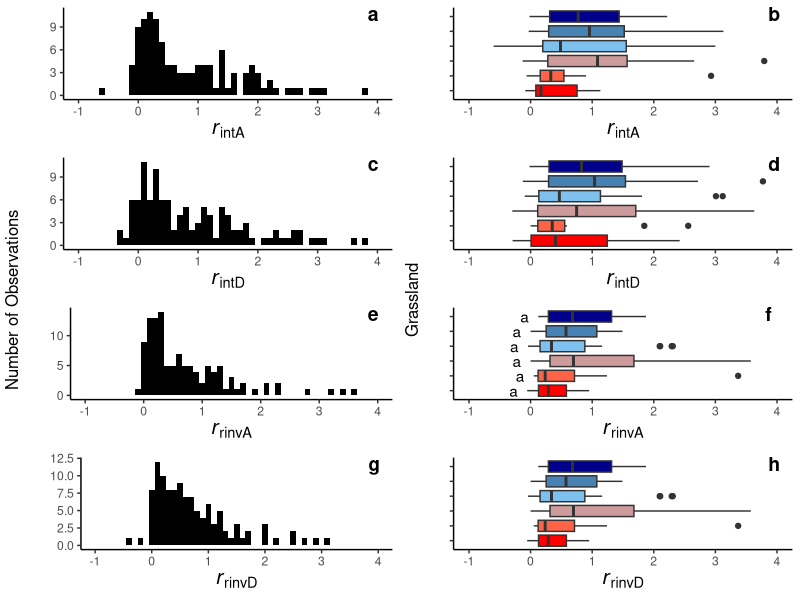

Source code (R): (Note: this script raises an error after producing the figure.)
#### Summary stats ####
# examine growth rates across conditions and understand how cover may effect 
# pop. responses to neighbors. 

# last edited 10/8/22 by Hailey Mount
# edited to be more concise and now including both Sevietta sites


#### load in data and packages ####
library(tidyverse)
library(ggpubr)
NEWallsite <- read.csv("data/allsite_new.csv")
#ensure this data is releveled with grassland_type facets along precipitation gradient 
NEWallsite <- NEWallsite %>%
  mutate(grassland_type = fct_relevel(grassland_type,
                                      "Desert", "Southern Shortgrass", "Northern Shortgrass", 
                                      "Northern Mixed", "Southern Mixed", "Tallgrass"))
all <- read.csv("data/allraw.csv")
all <- all %>% mutate(grassland_type = ifelse(site %in% "CHY","Northern Mixed",
                                              ifelse(site %in% "HYS","Southern Mixed",
                                                     ifelse(site %in% "KNZ","Tallgrass",
                                                            ifelse(site %in% "SGS","Northern Shortgrass",
                                                                   ifelse(site %in% "sev.blue","Southern Shortgrass","Desert")))))) 
all <- all %>%
  mutate(grassland_type = fct_relevel(grassland_type, 
                                      "Desert", "Southern Shortgrass", "Northern Shortgrass", 
                                      "Northern Mixed", "Southern Mixed", "Tallgrass"))

#### how do growth rates vary by condition (histograms) and across grasslands? (boxplots) ####
# histograms of all calculated growth rate measures: All are non-normal and have a right/positive 
# skew. Most species maintaining and some doing well is consistent with expectations. 

#intrinsic growth rate ambient (rintA)
rinta_hist <- ggplot(NEWallsite, aes(x=intrinsicLDGRcon))+
  geom_histogram(binwidth = .1, fill="black")+
  theme_classic()+
  labs(x=expression(italic(r)[intA]), y = " ")+
  xlim(-1,4)+
  theme(legend.position = "right", axis.title.x = element_text(size=15))

#intrinsic growth rate drought (rintD)
rintd_hist <- ggplot(NEWallsite, aes(x=intrinsicLDGRchr))+
  geom_histogram(binwidth = .1, fill="black")+
  theme_classic()+
  labs(x=expression(italic(r)[intD]), y = " ")+
  xlim(-1,4)+
  theme(legend.position = "right", axis.title.x = element_text(size=15))

#realized invasion ambient (rrinvA)
rrinva_hist <- ggplot(NEWallsite, aes(x=invasionLDGRcon))+
  geom_histogram(binwidth = .1, fill="black")+
  theme_classic()+
  labs(x=expression(italic(r)[rinvA]), y = " ")+
  xlim(-1,4)+
  theme(legend.position = "right", axis.title.x = element_text(size=15))

#realized invasion drought (rrinvD)
rrinvd_hist <- ggplot(NEWallsite, aes(x=invasionLDGRchr))+
  geom_histogram(binwidth = .1, fill="black")+
  theme_classic()+
  labs(x=expression(italic(r)[rinvD]), y = " ")+
  xlim(-1,4)+
  theme(legend.position = "right", axis.title.x = element_text(size=15))

#combined histogram figure for larger combo figure 
histcombo <- ggarrange(rinta_hist, rintd_hist, rrinva_hist, rrinvd_hist, nrow=4, ncol=1, 
                       common.legend = F, labels = c("a","c","e","g"), label.x = .9)
histcombo <- annotate_figure(histcombo,left = "Number of Observations") #add axis label


#ANOVA and boxplots of calculated growth rate measures: no differences in growth rates by
# grassland type.

#ANOVA for differences in growth rates between grasslands
summary(aov(intrinsicLDGRcon ~ grassland_type, data = NEWallsite)) #no difference (but close)
summary(aov(intrinsicLDGRchr ~ grassland_type, data = NEWallsite)) #no difference
summary(aov(invasionLDGRchr ~ grassland_type, data = NEWallsite)) #no difference (but close)
summary(siganova <- aov(invasionLDGRcon ~ grassland_type, data = NEWallsite)) # sig. diff
  tuk.siganova <- TukeyHSD(siganova) #NS differs from D and SS
  multcompView::multcompLetters4(siganova, tuk.siganova) #letters for each site
  
#code to make function that extracts and plots tukey results 
generate_label_df <- function(TUKEY, variable){
  
  # Extract labels and factor levels from Tukey post-hoc 
  Tukey.levels <- TUKEY[[variable]][,4]
  Tukey.labels <- data.frame(multcompView::multcompLetters(Tukey.levels)['Letters'])
  
  #I need to put the labels in the same order as in the boxplot :
  Tukey.labels$treatment=rownames(Tukey.labels)
  Tukey.labels=Tukey.labels[order(Tukey.labels$treatment) , ]
  return(Tukey.labels)
}
sum_labels <- generate_label_df(TUKEY=tuk.siganova , variable = "grassland_type")#generate labels using function
names(sum_labels)<-c('Letters','grassland_type')#rename columns for merging
yvalue<-aggregate(invasionLDGRcon~grassland_type, data=NEWallsite, min)# obtain letter position for y axis using means
tukeylabel<-merge(sum_labels,yvalue) #merge dataframes

#boxplots
rinta_box <- ggplot(NEWallsite, aes(x=intrinsicLDGRcon, y=grassland_type, fill=grassland_type))+
  geom_boxplot()+
  scale_fill_manual(values=c("red", "tomato", "rosybrown3", "skyblue2", "steelblue", "dark blue"))+
  theme_classic()+
  labs(x=expression(italic(r)[intA]), y = " ")+
  xlim(-1,4)+
  theme(legend.position="none",
        axis.text.y.left = element_blank(), axis.title.x = element_text(size=15))

rintd_box <- ggplot(NEWallsite, aes(x=intrinsicLDGRchr, y=grassland_type, fill=grassland_type))+
  geom_boxplot()+
  scale_fill_manual(values=c("red", "tomato", "rosybrown3", "skyblue2", "steelblue", "dark blue"))+
  theme_classic()+
  labs(x=expression(italic(r)[intD]), y = " ")+
  xlim(-1,4)+
  theme(legend.position="none",
        axis.text.y.left = element_blank(), axis.title.x = element_text(size=15))

rrinva_box<- ggplot(NEWallsite, aes(x=invasionLDGRcon, y=grassland_type, fill=grassland_type))+
  geom_boxplot()+
  geom_text(data = tukeylabel, aes(x=invasionLDGRcon, y=grassland_type, label = Letters),
            hjust=2, vjust=.5 )+
  scale_fill_manual(values=c("red", "tomato", "rosybrown3", "skyblue2", "steelblue", "dark blue"))+
  theme_classic()+
  labs(x=expression(italic(r)[rinvA]), y = " ")+
  xlim(-1,4)+
  theme(legend.position="none",
        axis.text.y.left = element_blank(), axis.title.x = element_text(size=15))

rrinvd_box<- ggplot(NEWallsite, aes(x=invasionLDGRcon, y=grassland_type, fill=grassland_type))+
  geom_boxplot()+
  scale_fill_manual(values=c("red", "tomato", "rosybrown3", "skyblue2", "steelblue", "dark blue"))+
  theme_classic()+
  labs(x=expression(italic(r)[rinvD]), y = " ")+
  xlim(-1,4)+
  theme(legend.position="none",
        axis.text.y.left = element_blank(), axis.title.x = element_text(size=15))

#boxplot figure combined
boxcombo <- ggarrange(rinta_box, rintd_box, rrinva_box, rrinvd_box, nrow=4, ncol=1, 
                      common.legend = F, labels = c("b","d","f","h"), label.x = .9)
boxcombo <- annotate_figure(boxcombo,left = "Grassland")


## combined boxplot/histogram figure 
histboxcombo <- ggarrange(histcombo, boxcombo, nrow=1, ncol=2, common.legend = F)
histboxcombo #view


#### How does precipitation effect cover? ####
# how does cover vary across samples (year, trt, plot , etc.)? Quite a bit:

#summarizing quadrat-level cover
allsum <- all %>% group_by(grassland_type, year, trt, plot, subplot) %>% summarize(totalcov = sum(cover))
#relevel new df
allsum <- allsum %>%
  mutate(grassland_type = fct_relevel(grassland_type, 
                                      "Desert", "Southern Shortgrass","Northern Shortgrass", 
                                      "Northern Mixed", "Southern Mixed", "Tallgrass"))

#is cover significantly different between grasslands? (yes, each is uniquely different)
summary(anova_cov <- aov(totalcov ~ grassland_type, data = allsum)) #anova sig. 
tuk_cov <- TukeyHSD(anova_cov) #each site is significantly different
multcompView::multcompLetters4(anova_cov, tuk_cov) #letters for each site
#use function made earlier for tukey numbers
sum_labels <- generate_label_df(TUKEY=tuk_cov , variable = "grassland_type")#generate labels using function
names(sum_labels)<-c('Letters','grassland_type')#rename columns for merging
yvalue<-aggregate(totalcov~grassland_type, data=allsum, mean)# obtain letter position for y axis using means
tukeylabel<-merge(sum_labels,yvalue) #merge dataframes


# does the precipitation gradient coincide with gradient of competition for light? (yes)
#use linear regression to assess changes along increasing cover
summary(lm_covsum <- lm(totalcov ~ grassland_type, data = allsum)) #sig. pos., 66% 

#boxplot w/ labels and regression line
gcover <- ggplot(allsum, aes(x=grassland_type, y=totalcov, fill=grassland_type))+
  geom_boxplot()+
  geom_smooth(method="lm", se=T, color="black", aes(group=1))+
  scale_fill_manual(values=c("red", "tomato", "rosybrown3", "skyblue2", "steelblue", "dark blue"))+
  geom_text(data = tukeylabel, aes(x = grassland_type, y = totalcov, label = Letters), 
            hjust=2, vjust=-1.75 )+
  theme_classic()+
  labs(x="Grassland", y = "Total cover (%)")+
  theme(legend.position="none",
        #axis.text.y.left = element_blank(),
        axis.text.x = element_text(angle = 20, hjust = 1))


#### does average neighbor cover effect estimates of response to neighbors in either condition? ####
# overall, no we aren't not concerned that these differences effected estimates. 

#sum all the cover for each plot/ year/ grassland/ species (bounding measures between 0 and 100/300)
allothermeans <- all %>%
  filter(trt=="con") %>%
  group_by(grassland_type, species, plot, year, subplot) %>%
  summarize(meanother = mean(other)) %>% ungroup 
covergrassland <- full_join(NEWallsite, allothermeans, by=c("grassland_type", "species"))#merge dataframes
#make a model
summary(lm(condiff~meanother, covergrassland)) 
#plot:
concov <- ggplot(covergrassland,aes(x=meanother, y=condiff, color=grassland_type))+
  geom_point()+
  geom_hline(aes(yintercept=0), linetype="dotted")+
  scale_color_manual(values=c("red", "tomato", "rosybrown3", "skyblue2", "steelblue", "dark blue"))+
  theme_classic()+
  labs(y="Response to neighbors in ambient", x = "Interspecific cover (%)")+
  theme(legend.position="none")

#repeat for chrdiff (no diff)
allothermeans <- all %>%
  filter(trt=="chr")%>%
  group_by(grassland_type, species, plot, year, subplot) %>%
  summarize(meanother = mean(other)) %>% ungroup 
covergrassland <- full_join(NEWallsite, allothermeans, by=c("grassland_type", "species"))
#make a model
summary(lm(chrdiff~meanother, covergrassland)) 
#plot:
chrcov <- ggplot(covergrassland,aes(x=meanother, y=chrdiff, color=grassland_type))+
  geom_point()+
  geom_hline(aes(yintercept=0), linetype="dotted")+
  scale_color_manual(values=c("red", "tomato", "rosybrown3", "skyblue2", "steelblue", "dark blue"))+
  theme_classic()+
  labs(y="Response to neighbors in drought", x = "Interspecific cover (%)")+
  theme(legend.position="none")

# although the mean density of cover is significantly related to the response to neighbors, 
# mean neighbor density actually explains very little variation in response to neighbors 
# alone in either precip. conditions (con > chr) 
# (increases in cover = decreases in GR responses to neighbors/ worse w/ neighbors)

#figure together
covfig <- ggarrange(gcover,concov,chrcov, nrow=3, ncol=1, common.legend = F, 
                    labels = c("i","j","k"), label.x = .9)

#all combined summary stats figure for paper
summaryfig <- ggarrange(histboxcombo,covfig,nrow=1, ncol=2, common.legend = T, widths = c(2,1.5))
summaryfig

#export
ggsave(summaryfig, filename = "figures/summaryfig.png", dpi=300, height = 8,width =9)


#### year differences in cover ####
allsum$year <- as.factor(allsum$year)
supsum <- ggplot(allsum, aes(x=year, y=totalcov, fill=trt))+
  geom_boxplot()+
  scale_fill_manual(values=c("darkred", "darkcyan"), labels=c("Extreme drought", "Ambient precipitation"))+
  theme_classic()+
  labs(x="Year", y = "Cover", fill= "Treatment")+
  theme(legend.position="bottom",
        axis.text.x = element_text(angle = 20, hjust = 1))+
  facet_wrap(~grassland_type, ncol=2, scales="fixed")
ggsave(supsum, filename = "figures/supsum.png", dpi=300, height = 6,width =5)
